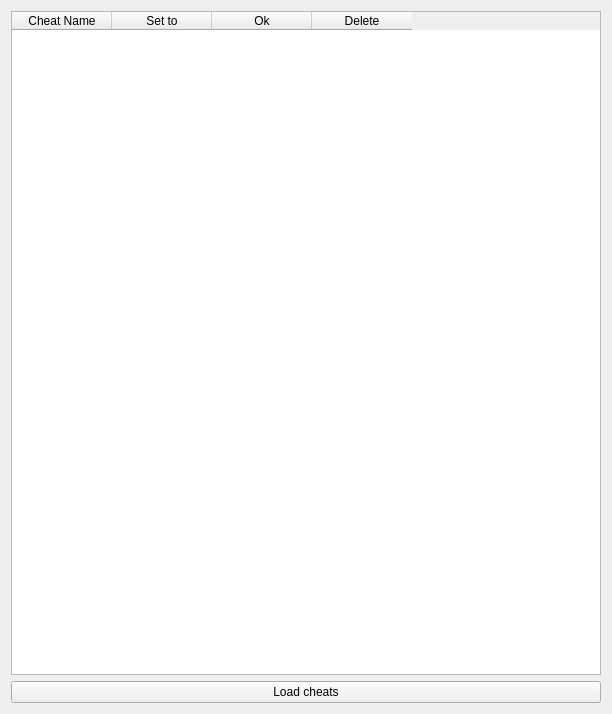
<?xml version="1.0" encoding="UTF-8"?>
<ui version="4.0">
 <class>Form</class>
 <widget class="QWidget" name="Form">
  <property name="geometry">
   <rect>
    <x>0</x>
    <y>0</y>
    <width>612</width>
    <height>714</height>
   </rect>
  </property>
  <property name="sizePolicy">
   <sizepolicy hsizetype="Expanding" vsizetype="Expanding">
    <horstretch>0</horstretch>
    <verstretch>0</verstretch>
   </sizepolicy>
  </property>
  <property name="windowTitle">
   <string>Form</string>
  </property>
  <layout class="QGridLayout" name="gridLayout">
   <item row="0" column="0">
    <layout class="QVBoxLayout" name="verticalLayout_9">
     <item>
      <widget class="QTableWidget" name="cheatTable">
       <property name="sizePolicy">
        <sizepolicy hsizetype="Expanding" vsizetype="Expanding">
         <horstretch>0</horstretch>
         <verstretch>0</verstretch>
        </sizepolicy>
       </property>
       <column>
        <property name="text">
         <string>Cheat Name</string>
        </property>
       </column>
       <column>
        <property name="text">
         <string>Set to</string>
        </property>
       </column>
       <column>
        <property name="text">
         <string>Ok</string>
        </property>
       </column>
       <column>
        <property name="text">
         <string>Delete</string>
        </property>
       </column>
      </widget>
     </item>
     <item>
      <layout class="QHBoxLayout" name="horizontalLayout_6">
       <item>
        <widget class="QPushButton" name="loadCheats">
         <property name="text">
          <string>Load cheats</string>
         </property>
        </widget>
       </item>
      </layout>
     </item>
    </layout>
   </item>
  </layout>
 </widget>
 <resources/>
 <connections/>
</ui>
